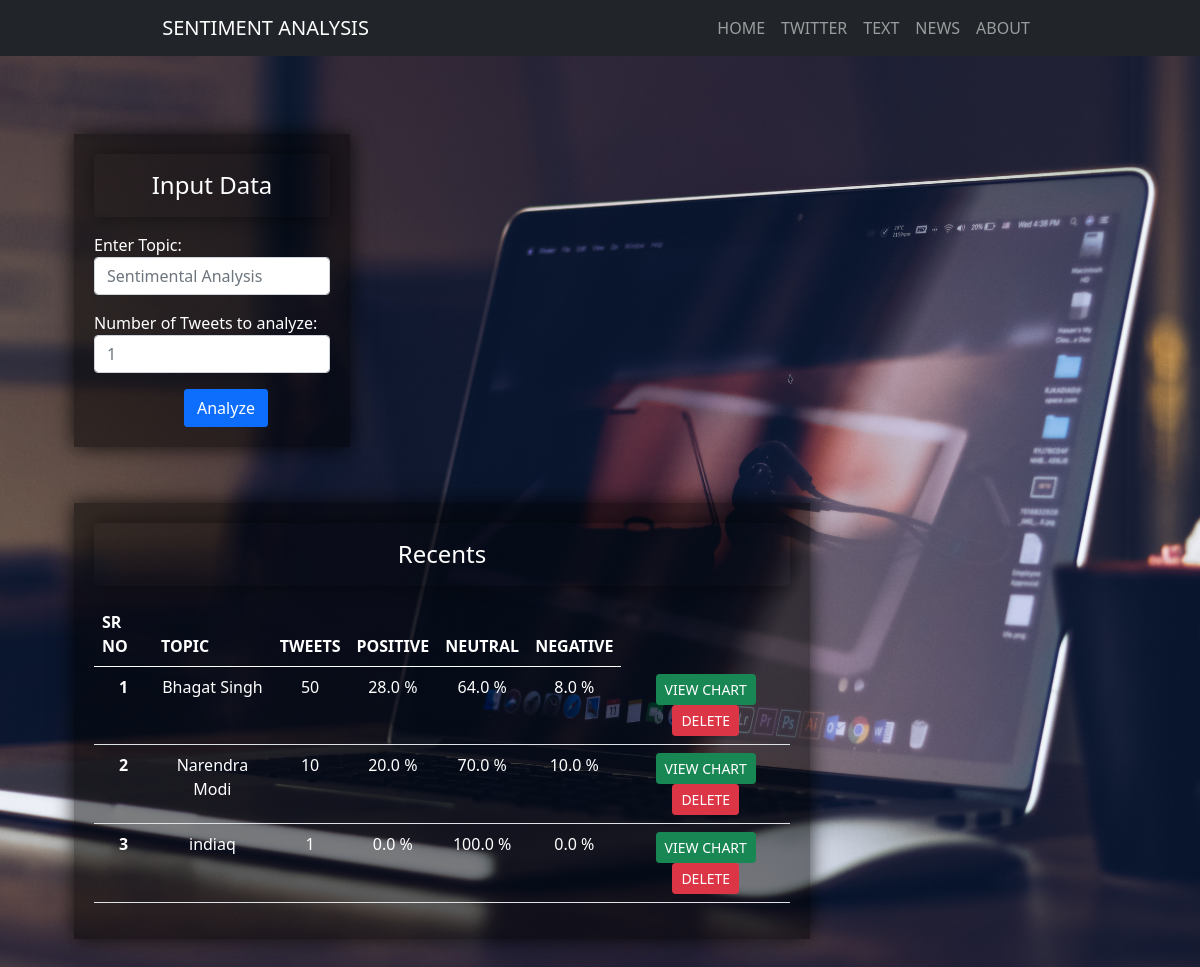
Page /tweet on the committed database.
### a_tweet/models.py (models this page shows)
class InputData(models.Model):
    topic = models.CharField(max_length=100)
    no_tweets = models.PositiveIntegerField()
    pos = models.FloatField(blank=True, null=True)
    neg = models.FloatField(blank=True, null=True)
    neutral = models.FloatField(blank=True, null=True)

### a_tweet/views.py (the view)
# urls.py: path('tweet', vtweet.tweet, name='v_tweet'),
def tweet(request):
    if request.method == 'POST':
        fmo = AnalyzeTweets(request.POST)
        if fmo.is_valid():
            u_topic = fmo.cleaned_data['topic']
            u_no_tweets = fmo.cleaned_data['no_tweets']
            def percentage(part, whole):
                return 100 * float(part) / float(whole)
            consumerKey = "ep0JHxcW9dkutUk2F5xhpOtPR"
            consumerSecret = "l19qUhuxnkRxRUBOSf9rDYMmHYQcWDjsVzSq5C36YkomZfFGHZ"
            accessToken = "1265513188893786113-Ne0HMrV5aXUAcTV5XJ9p2tdX2iLXBh"
            accessTokenSecret = "f4MMIC9sQQMljTM16j6Ig7Vbj0cpKrusFO691o3m9nEU6"
            auth = tweepy.OAuthHandler(consumerKey, consumerSecret)
            auth.set_access_token(accessToken, accessTokenSecret)
            api = tweepy.API(auth)
            searchTerm = u_topic
            numofsearchterms = int(u_no_tweets)
            tweets = tweepy.Cursor(api.search, q=searchTerm).items(numofsearchterms)
            positive = 0
            negative = 0
            neut = 0
            polarity = 0
            for tweet in tweets:
                analysis = TextBlob(tweet.text)
                polarity += analysis.sentiment.polarity
                if (analysis.sentiment.polarity == 0):
                    neut += 1
                elif (analysis.sentiment.polarity < 0.00):
                    negative += 1
                elif (analysis.sentiment.polarity > 0.00):
                    positive += 1
            positive = percentage(positive, numofsearchterms)
            negative = percentage(negative, numofsearchterms)
            neut = percentage(neut, numofsearchterms)
            positive = format(positive, '.2f')
            negative = format(negative, '.2f')
            neut = format(neut, '.2f')
            print('POSITIVE:', positive)
            print("NEGATIVE:", negative)
            print("NEUTRAL:", neut)
            result = InputData(topic=u_topic, no_tweets=u_no_tweets, pos=positive, neg=negative, neutral=neut)
            result.save()
            fmo = AnalyzeTweets()
    else:
        fmo = AnalyzeTweets()
    Input_Data = InputData.objects.all()
    return render(request, 'a_tweet/twitter.html', {'form': fmo, 'InputData': Input_Data})

### a_tweet/forms.py
class AnalyzeTweets(forms.ModelForm):
    class Meta:
        model = InputData
        fields = ['topic', 'no_tweets']
        widgets = {
            'topic': forms.TextInput(attrs={'class': 'form-control',  'placeholder': 'Sentimental Analysis'}),
            'no_tweets': forms.NumberInput(attrs={'class': 'form-control', 'placeholder': '1'}),
        }
        labels = {
            'topic': 'Enter Topic',
            'no_tweets': 'Number of Tweets to analyze'
        }

### a_tweet/templates/a_tweet/twitter.html (shortened to what this page needs)
{% extends 'a_text/welcome.html' %}
{% load static %}
{% block content %}
<div class="row m-5">
	<div class="col-sm-3 text-white" id="cont">
		<h4 class="alert bg-rounded text-white text-center" id="head">Input Data</h4>
		<form action="" method="POST">
			{{form.as_p}}
			<input type="submit" value="Analyze" class="btn btn-primary" id="btn1">
		</form>
	</div>
	<div class="col-sm-8 offset-1" id="cont">
		<h4 class="alert border-rounded text-white text-center" id="head">Recents</h4>
		{% if InputData %}
			<table class="table table-hover text-white">
			  <thead>
			    <tr>
			      	<th scope="col">SR NO</th>
			      	<th scope="col">TOPIC</th>
			      	<th scope="col">TWEETS</th>
			      	<th scope="col">POSITIVE</th>
					<th scope="col">NEUTRAL</th>
			      	<th scope="col">NEGATIVE</th>
			    </tr>
			  </thead>
			  <tbody>
			  	{% for i in InputData%}
				{% with numb=forloop.counter %}
				    <tr style="text-align:center; color:white;">
						<th scope="row">{{numb}}</th>
				{% endwith %}
				      	<td>{{i.topic}}</td>
				      	<td>{{i.no_tweets}}</td>
				      	<td>{{i.pos}} %</td>
				      	<td>{{i.neutral}} %</td>
						<td>{{i.neg}} %</td>
				      	<td>
							<form action="{% url 'chart' i.id %}" method="POST" class="d-inline">
				      			<input type="submit" class="btn btn-sm btn-success" value="VIEW CHART">
						  	</form>
						  	<form action="{% url 'deletedata' i.id %}" method="POST" class="d-inline">
				      			<input type="submit" class="btn btn-danger btn-sm" value="DELETE">
						  	</form>
				      	</td>
					</tr>
				{% endfor %}
			  </tbody>
			</table>
			{% else %}
				<h4 class="text-center alert text-danger alert-sm p-0 width-0 border-rounded">NO RECORDS FOUND</h4>
		{% endif %}
	</div>
</div>
{% endblock content %}

### Static/css/style.css (style rules this page uses)
body.bd { background: url(http://www.saurabhkarwal.com/wp-content/uploads/2018/03/Background-opera-speeddials-community-web-simple-backgrounds.jpg) no-repeat; background: url(https://images.pexels.com/photos/1229861/pexels-photo-1229861.jpeg?auto=compress&cs=tinysrgb&dpr=2&h=650&w=940) no-repeat; background: url(../image/pexels-hasan-albari-1229861.jpg) no-repeat; background-size: cover; background-attachment: fixed; background-position: center; }
#cont { background:rgba(0, 0, 0, 0.5); border: 2px; box-shadow: 0px 0px 20px 0px rgba(0, 0, 0, 0.8); margin: 26px; margin-top: 30px; padding:20px; }
#btn1 { margin-left: 90px; border-radius: 3px; }
#head { background:rbga(0, 0, 0, 0.9); box-shadow: 0px 0px 20px 0px rgba(0, 0, 0, 0.5); }

### rows in the picture
InputData: numb "1", topic "Bhagat Singh", no_tweets "50", pos "28.0", neutral "64.0", neg "8.0"
InputData: numb "2", topic "Narendra Modi", no_tweets "10", pos "20.0", neutral "70.0", neg "10.0"
InputData: numb "3", topic "indiaq", no_tweets "1", pos "0.0", neutral "100.0", neg "0.0"
